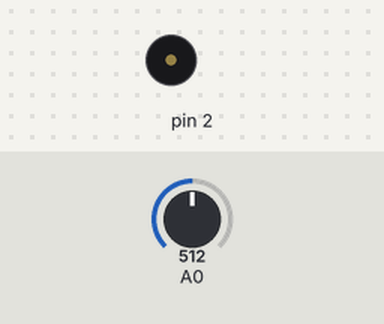
Recording of a sketch running on a simulated Arduino Uno, built with avr-gcc and run on an emulated ATmega328P. Shown: buzzer (waves = sounding). Inputs (shaded band) come from the test bench; at power-on: A0 = 512. What the sketch prints to the serial monitor is not drawn.

Above: at 0.1 s.
Timing chart, 0 to 14.1 s (numbered marks = the images above):
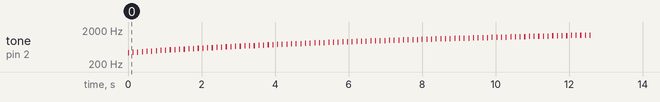

The sketch:

Truba_Meas_V_Sound_2.ino
```cpp
const byte PS_128 = (1 << ADPS2) | (1 << ADPS1) | (1 << ADPS0);
const byte PS_16 = (1 << ADPS2);
const int size1 = 450; // размер массива для записи сигнала
const int size2 = 100; // число точек частоты
int i, j, f;
int fmin1=430;
int df=10;
byte signal1[size1];// массив сигнала
float ampl[size2];// массив значений частоты
float sd, delta, meansig;

void setup() {
  ADCSRA &= ~PS_128;  // сбросить масштаб 128
  ADCSRA |= PS_16;    // добавить масштаб 16 (1 МГц)
  Serial.begin(250000);
  while (! Serial) {};

  for (j = 0; j < size2; j ++)// цикл изменения частоты
  {
    int f = fmin1 + j * df;// расчёт текущей частоты
    tone(2, f, 35); // генерация сигнала
    delay(10);
    for (i = 0; i < size1; i ++)
    {
      signal1[i] = analogRead(A0) >> 2;
      delayMicroseconds(24);
    }
    noTone(2);// отключение генерации сигнала
    delay(80);
    for (i = 0; i < size1; i ++)
    {
    // Serial.print(i);
    //Serial.print("\t");
    //Serial.println(signal1[i]);
    }
    meansig = 0;
    for (i = 0; i < size1; i ++) meansig += signal1[i];
    meansig = meansig / size1; // расчёт среднего значения сигнала
    sd = 0;
    for (int i = 0; i < size1; i ++)
     {
      delta = signal1[i] - meansig; // отклонение от среднего
      sd += delta * delta; // расчёт суммы квадратов отклонений
     }
    sd = sqrt(sd / (size1 - 1)); // расчёт среднеквадратичного отклонения
    ampl[j] = sd;

   }
  for (j = 0; j < size2; j ++)
  {
    f = fmin1 + j * df;
    Serial.print(f);
    Serial.print("\t");
    Serial.println(ampl[j]);
  }
}

void loop() {
}
```
